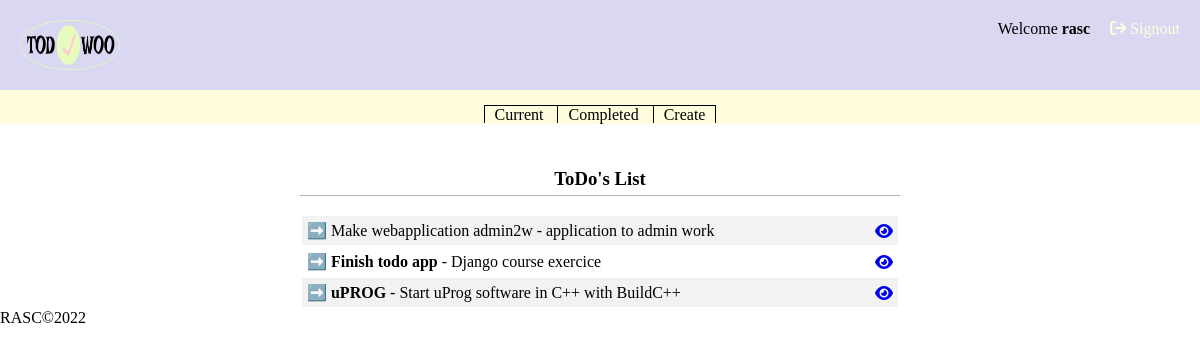
/current/ (signed in), run on the app's committed database.
### todo/models.py (models this page shows, shortened)
class Todo(models.Model):
    title = models.CharField(max_length=100)
    memo = models.TextField(blank=True)
    important = models.BooleanField(default=False)
    datecompleted = models.DateTimeField(null=True, blank=True)
    created = models.DateTimeField(auto_now_add=True)
    user = models.ForeignKey(User, on_delete=models.CASCADE)

### todo/views.py (the view)
# urls.py: path('current/', views.currenttodos, name='currenttodos'),
@login_required
def currenttodos(request):
    todos = Todo.objects.filter(user=request.user, datecompleted__isnull=True )
    return render(request, 'todo/currenttodos.html', {'todos':todos})

### todo/templates/todo/currenttodos.html
{% extends 'todo/base.html' %}
{% block content %}
<section class="todos-container">
    <h3>ToDo's List</h3>
    <table>
        <tbody>
            {% for todo in todos %}
            <tr>
                <td>
                    <span>
                        ➡️ {% if todo.important %}<b>{% endif %}{{todo.title}}{% if todo.important %}</b>{% endif %}
                        {% if todo.memo%} - {{ todo.memo }}{% endif %}
                    </span>
                    <a href="{% url 'viewtodo' todo.id %}">
                        <i class="fa-solid fa-eye"></i>
                    </a>
                </td>
            </tr>
            {% endfor %}
        </tbody>
    </table>
</section>
{% endblock %}

### todo/templates/todo/base.html (shortened to what this page needs)
{% load static %}
<html lang="en">
<head>
    <link rel="stylesheet" type="text/css" href="{% static 'css/style.css' %}">
</head>
<body>
    <header class="header">
        <a href="{% url 'home' %}"><img src="{% static 'images/Todowoo.png' %}" width=100 height=50 alt="TODOWOO LOGO"></a>
            <div class="user-logged">
                {% if user.is_authenticated %}
                <div class="welcome">
                    Welcome <span class="user-name">{{ user }}</span>
                </div>
                <a href="{% url 'logoutuser' %}"><i class="fa-solid fa-arrow-right-from-bracket"></i> Signout</a>
                {% else %}
                <div class="user-sign">
                    <a href="{% url 'signupuser' %}">Signup</a>
                    <a href="{% url 'loginuser' %}"><i class="fa-solid fa-arrow-right-to-bracket"></i> Signin</a>
                </div>
                {% endif %}
            </div>
    </header>
    {% if user.is_authenticated %}
    <nav class="nav-container">
        <ul>
            <li {% if request.GET.view == 'todos' %} class="active-tab"{% endif %}>
                <a href="{% url 'currenttodos' %}?view=todos">Current</a>
            </li>
            <li{% if request.GET.view == 'completed' %} class="active-tab" {% endif %}>
                <a href="{% url 'completedtodos' %}?view=completed">Completed</a>
            </li>
            <li{% if request.GET.view == 'create' %} class="active-tab" {% endif %}>
                <a href="{% url 'createtodo' %}?view=create">Create</a>
            </li>
        </ul>
    </nav>
    {% endif %}
    {% block content %}{% endblock %}
    <footer>
        RASC©2022
    </footer>
</body>
</html>

### todo/static/css/style.css (style rules this page uses)
html, body { margin: 0; padding: 0; }

### todo/static/css/base.css (style rules this page uses)
.header { background-color: #D9D7F1; display: flex; justify-content: space-between; padding: 20px; }
.user-name { font-weight: bold; }
.welcome { margin-right: 20px; }
.user-logged { width: 100%; display: flex; justify-content: flex-end; }
.header a { text-decoration: none; color: #FFFDDE; }
.nav-container { display: flex; justify-content: center; background-color: #FFFDDE; }
.nav-container ul { list-style: none; margin-bottom: 0; padding-left: 0; }
.nav-container ul li { display: inline; border-top: 1px solid black; }
.nav-container ul li:first-child { border-top: 1px solid black; border-left: 1px solid black; border-right: 1px solid black; }
.nav-container ul li:last-child { border-top: 1px solid black; border-left: 1px solid black; border-right: 1px solid black; }
.nav-container a { text-decoration: none; color: black; padding: 10px; }

### todo/static/css/todos.css (style rules this page uses)
.todos-container { width: 50%; margin: 0 auto; padding-top: 20px; }
.todos-container table { width: 100%; }
.todos-container tr:nth-child(odd) { background-color: #f2f2f2; }
.todos-container td { display: flex; justify-content: space-between; align-items: center; padding: 5px 5px; }
.todos-container h3 { text-align: center; border-bottom: 1px solid rgb(184, 180, 180); padding: 5px; }

### data on the page
Todo: title "Make webapplication admin2w", memo "application to admin work"
Todo: title "Finish todo app", memo "Django course exercice"
Todo: title "uPROG", memo "Start uProg software in C++ with BuildC++"

### other printed values
{{ user }} "rasc"
